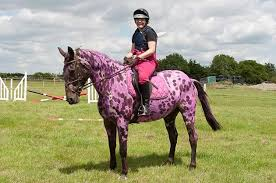
#> input picture HOG_SVM/1.jpg, 276 x 183 px
$ python -i detect.py   (imports and definitions only)
#> lines starting #> are read from the running program, lines starting #| are printed output that depends on the picture
import random
import sys
sys.path.append('D:\\repo\\HumanDectection\\HOG_SVM')
sys.path.append('D:\\repo\\HumanDectection\\HOG_SVM\\yolov7')
import time

# suppress warning
import warnings
# [1 line not run here, left out]

import numpy as np
import cv2, joblib, argparse, os, glob
from imutils.object_detection import non_max_suppression
from skimage import color
from utils.plots import plot_one_box
from skimage.transform import pyramid_gaussian
from skimage.feature import hog
from utils.metrics import IoU
from yolov7.yolo_detect import YoloDetect


model = []


def sliding_windows(img, window_size, stride):
    for y in range(0, img.shape[0], stride[1]):
        for x in range(0, img.shape[1], stride[0]):
            yield (x, y, img[y : y + window_size[1], x : x + window_size[0]])


# [33 lines left out: functions xywh2xyxy, do_hard_negative_mining, not called in this run]


def process_one_image(filename, width=400, height=256, spatial_window_shape=[64, 128], stride=[9, 9], downscale=1.25,
                      output='./output.jpg', is_view=False, hard_negative_mining=False, overlap_thresh=0.2, conf=1.2, eval=False):
    # Initialize
#> called with filename = '1.jpg', width = 400, height = 256, downscale = 1.25, output = './output.jpg', is_view = False, hard_negative_mining = False, overlap_thresh = 0.2
    global model

    img = cv2.imread(filename)
#> img is the input picture: shape (183, 276, 3); mean B, G, R 125, 155.8, 161.1
    origin_size = [img.shape[1], img.shape[0]]
#> origin_size = [276, 183]
    img = cv2.resize(img, [width, height])
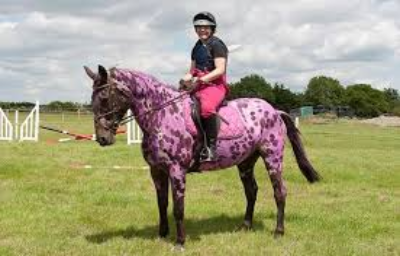
#> img: shape (256, 400, 3); mean B, G, R 124.9, 155.6, 161
    bounding_boxes = []
    scores = []
    curr_scale = 0.8

    # Detect
    for im in pyramid_gaussian(img, downscale=downscale):
        # If the scaled image is smaller than the spatial window, stop
        if im.shape[0] < spatial_window_shape[1] or im.shape[1] < spatial_window_shape[0]:
            break

        curr_scale = downscale * curr_scale

        for (x, y, spatial_window) in sliding_windows(im, spatial_window_shape, stride):
            # If spatial window is flow out the boundary of image, skip
            if spatial_window.shape[0] != spatial_window_shape[1] or spatial_window.shape[1] != spatial_window_shape[0]:
                continue

            # Calculate hog of spatial window
            spatial_window = spatial_window * 255
            spatial_window = spatial_window.astype(np.uint8)
            spatial_window = cv2.cvtColor(spatial_window, cv2.COLOR_BGR2GRAY)
            # spatial_window = color.rgb2gray(spatial_window)
            hog_spatial_window = hog(spatial_window, orientations=9, pixels_per_cell=(8, 8),
                                     visualize=False, cells_per_block=(3, 3))
            hog_spatial_window = hog_spatial_window.reshape(1, -1)

            # Predict
            y_pred = model.predict(hog_spatial_window)
            if y_pred == 1:
                score = model.decision_function(hog_spatial_window)
                # print(score)
                # print('human')
                if score > conf:
                    # Append new bounding box
                    # print('surely human')

                    bb_x, bb_y = int(curr_scale * x), int(curr_scale * y)
                    bb_w, bb_h = int(curr_scale * spatial_window_shape[0]), int(curr_scale * spatial_window_shape[1])

                    bounding_boxes.append((bb_x, bb_y, bb_x + bb_w, bb_y + bb_h))
                    scores.append(score[0])
#> this loop made 1 pass
#> curr_scale on pass 1: 1
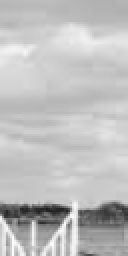
#> spatial_window: shape (128, 64) (shown 2 times larger); min 28, max 252, mean 190.4
#> after the loop, bounding_boxes = []; curr_scale = 1; scores = []

    # Non-max-suppression
    bounding_boxes = np.array(bounding_boxes)
    scores = np.array(scores)
    bounding_boxes = non_max_suppression(bounding_boxes, probs=scores, overlapThresh=overlap_thresh)

    # Draw bounding boxes
    for bounding_box in bounding_boxes:
        plot_one_box(img, bounding_box)

    img = cv2.resize(img, origin_size)
    # Show image
    if is_view:
        cv2.imshow(output, img)
        cv2.waitKey(0)

    # hard negative mining
    if hard_negative_mining:
        do_hard_negative_mining(bounding_boxes, filename, origin_size, [width, height])
    elif eval:
        return bounding_boxes
    else:
        cv2.imwrite('./run/' + os.path.split(filename)[1], img)
        print("Successfully saved in run/" + os.path.split(filename)[1])


# [24 lines left out: function main, not called in this run]


# [23 lines not run here, left out]

#> (the run stopped early here; a loop or call above may not have finished)
